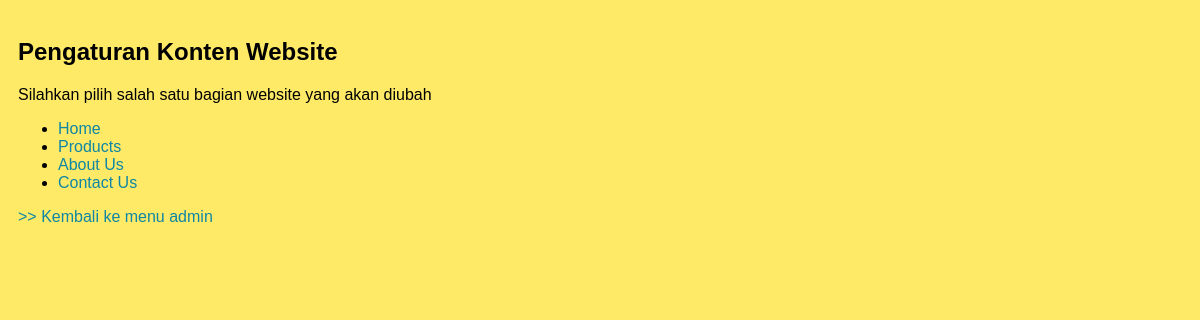
/kliktoys_cms.php (signed in), run on the app's committed database.
### tables this page shows
CREATE TABLE IF NOT EXISTS `subjects` (
  `id` int(11) NOT NULL,
  `subject_name` varchar(60) NOT NULL
);

### public/kliktoys_cms.php (the view, shortened to what this page needs)
<?php
	include("../includes/functions.php");
?>
<!DOCTYPE html>
	<head>
		<link rel="stylesheet" type="text/css" href="style/admin.css" />
	</head>
	<body>
		<div id="body">
			<h2>Pengaturan Konten Website</h2>
		<?php
			if(isset($_GET['add'])){
				echo "<h3>Tambah Konten Baru</h3>";
				echo "<form action=\"kliktoys_cms.php?subject={$_GET['subject']}\" method=\"POST\">";
				echo "<label>Judul:</label>";
				echo "<input type=\"text\" name=\"judul\" />";
				echo "<br />";
				echo "<label>Isi</label>";
				echo "<textarea name=\"isi\" placeholder=\"Masukkan isi konten disini\"></textarea>";
				echo "<br />";
				echo "<label>Kelihatan?</label>";
				echo "<input type=\"radio\" name=\"visible\" value=\"1\" />Ya &nbsp;";
				echo "<input type=\"radio\" name=\"visible\" value=\"0\" />Tidak";
				echo "<br />";
				echo "<input type=\"submit\" name=\"tambah\" value=\"Tambah Konten\" />";
				echo "</form>";
				echo "<br />";
				echo "<a href=\"kliktoys_cms.php\">>> Kembali</a>";
			}
			else if(isset($_GET['del_content'])){
				$query = "DELETE FROM text_window WHERE id={$_GET['del_content']}";
				mysqli_query($connection,$query);
				$_SESSION['message'] = "Konten telah berhasil dihapus";
				header('Location:kliktoys_cms.php');
			}
			else{
		?>
		<p>Silahkan pilih salah satu bagian website yang akan diubah</p>
		<ul>
			<?php
				$query = "SELECT * FROM subjects";
				$tabel_subject = mysqli_query($connection,$query);
				while($subject = mysqli_fetch_assoc($tabel_subject)){
					echo "<li>";
					echo "<a href=\"kliktoys_cms.php?subject={$subject['id']}\">";
					echo $subject['subject_name'];
					echo "</a>";
					echo "</li>";
				}
			?>
		</ul>
		<a href="admin.php">>> Kembali ke menu admin</a>
		<?php
			}
		?>
		</div>
	</body>
</html>

### public/style/admin.css (style rules this page uses)
body { font-family:Arial,sans-serif; color:black; background:#feea67; padding:10px; }
a { display:inline-block; color:#0e86a4; text-decoration:none; }

### data on the page
subjects: subject_name "Home"
subjects: subject_name "Products"
subjects: subject_name "About Us"
subjects: subject_name "Contact Us"
